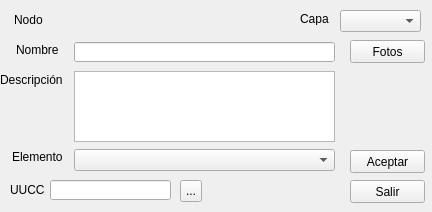
<?xml version="1.0" encoding="UTF-8"?>
<ui version="4.0">
 <class>Form</class>
 <widget class="QWidget" name="Form">
  <property name="windowModality">
   <enum>Qt::ApplicationModal</enum>
  </property>
  <property name="geometry">
   <rect>
    <x>0</x>
    <y>0</y>
    <width>432</width>
    <height>212</height>
   </rect>
  </property>
  <property name="windowTitle">
   <string>Nodo</string>
  </property>
  <property name="inputMethodHints">
   <set>Qt::ImhNone</set>
  </property>
  <widget class="QLineEdit" name="txtNombre">
   <property name="geometry">
    <rect>
     <x>74</x>
     <y>42</y>
     <width>261</width>
     <height>20</height>
    </rect>
   </property>
  </widget>
  <widget class="QLabel" name="label">
   <property name="geometry">
    <rect>
     <x>14</x>
     <y>13</y>
     <width>47</width>
     <height>13</height>
    </rect>
   </property>
   <property name="text">
    <string>Nodo</string>
   </property>
  </widget>
  <widget class="QLabel" name="lblNodo">
   <property name="geometry">
    <rect>
     <x>76</x>
     <y>12</y>
     <width>91</width>
     <height>16</height>
    </rect>
   </property>
   <property name="text">
    <string>&lt;automático&gt;</string>
   </property>
  </widget>
  <widget class="QComboBox" name="cmbElemento">
   <property name="geometry">
    <rect>
     <x>74</x>
     <y>149</y>
     <width>261</width>
     <height>22</height>
    </rect>
   </property>
  </widget>
  <widget class="QLabel" name="label_3">
   <property name="geometry">
    <rect>
     <x>16</x>
     <y>42</y>
     <width>50</width>
     <height>16</height>
    </rect>
   </property>
   <property name="text">
    <string>Nombre</string>
   </property>
  </widget>
  <widget class="QLabel" name="label_4">
   <property name="geometry">
    <rect>
     <x>0</x>
     <y>72</y>
     <width>71</width>
     <height>16</height>
    </rect>
   </property>
   <property name="text">
    <string>Descripción</string>
   </property>
  </widget>
  <widget class="QLabel" name="label_6">
   <property name="geometry">
    <rect>
     <x>12</x>
     <y>149</y>
     <width>50</width>
     <height>16</height>
    </rect>
   </property>
   <property name="text">
    <string>Elemento</string>
   </property>
  </widget>
  <widget class="QPushButton" name="cmdAceptar">
   <property name="geometry">
    <rect>
     <x>350</x>
     <y>150</y>
     <width>75</width>
     <height>23</height>
    </rect>
   </property>
   <property name="text">
    <string>Aceptar</string>
   </property>
   <property name="shortcut">
    <string>Return</string>
   </property>
  </widget>
  <widget class="QTextEdit" name="txtDescripcion">
   <property name="geometry">
    <rect>
     <x>74</x>
     <y>71</y>
     <width>261</width>
     <height>71</height>
    </rect>
   </property>
  </widget>
  <widget class="QPushButton" name="cmdSalir">
   <property name="geometry">
    <rect>
     <x>350</x>
     <y>180</y>
     <width>75</width>
     <height>23</height>
    </rect>
   </property>
   <property name="text">
    <string>Salir</string>
   </property>
   <property name="shortcut">
    <string>Esc</string>
   </property>
  </widget>
  <widget class="QLabel" name="label_11">
   <property name="geometry">
    <rect>
     <x>10</x>
     <y>183</y>
     <width>47</width>
     <height>13</height>
    </rect>
   </property>
   <property name="text">
    <string>UUCC</string>
   </property>
  </widget>
  <widget class="QLineEdit" name="txtUUCC">
   <property name="geometry">
    <rect>
     <x>50</x>
     <y>180</y>
     <width>121</width>
     <height>20</height>
    </rect>
   </property>
   <property name="text">
    <string/>
   </property>
  </widget>
  <widget class="QToolButton" name="cmdUUCC">
   <property name="geometry">
    <rect>
     <x>180</x>
     <y>180</y>
     <width>22</width>
     <height>22</height>
    </rect>
   </property>
   <property name="text">
    <string>...</string>
   </property>
  </widget>
  <widget class="QPushButton" name="cmdFotos">
   <property name="enabled">
    <bool>true</bool>
   </property>
   <property name="geometry">
    <rect>
     <x>350</x>
     <y>40</y>
     <width>75</width>
     <height>23</height>
    </rect>
   </property>
   <property name="text">
    <string>Fotos</string>
   </property>
   <property name="checkable">
    <bool>false</bool>
   </property>
  </widget>
  <widget class="QComboBox" name="cmbCapa">
   <property name="geometry">
    <rect>
     <x>340</x>
     <y>10</y>
     <width>81</width>
     <height>22</height>
    </rect>
   </property>
  </widget>
  <widget class="QLabel" name="label_5">
   <property name="geometry">
    <rect>
     <x>300</x>
     <y>12</y>
     <width>47</width>
     <height>13</height>
    </rect>
   </property>
   <property name="text">
    <string>Capa</string>
   </property>
  </widget>
 </widget>
 <resources/>
 <connections/>
</ui>
